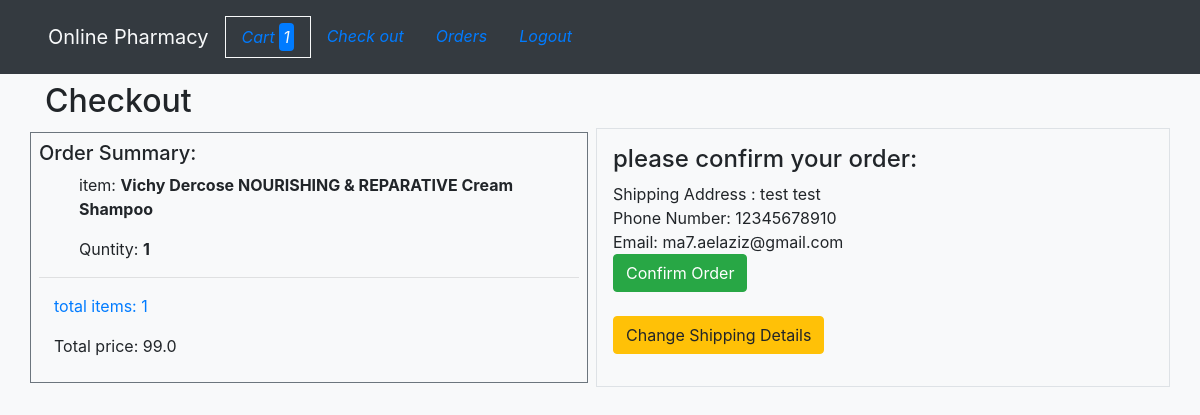
Before: /cart/check_out (signed in) with the older database file.
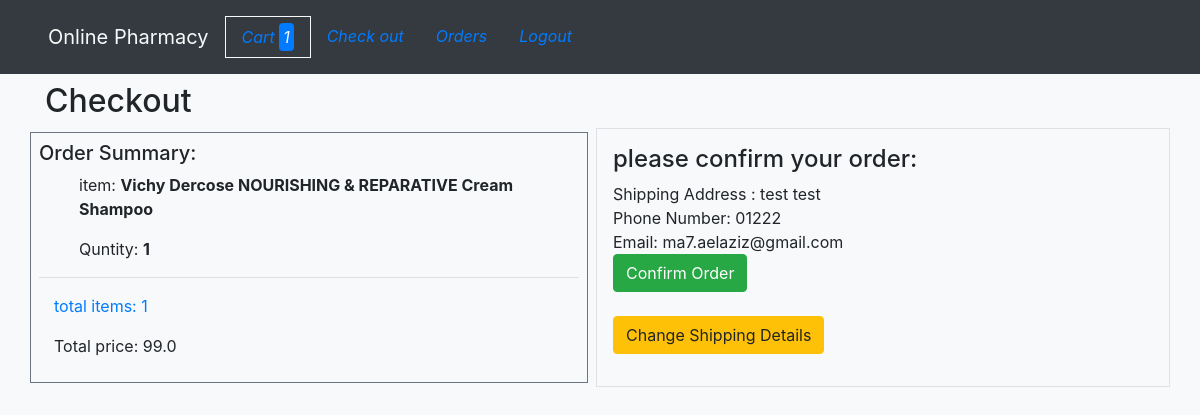
After: the same page with the newer database file.
### cart/models.py (models this page shows, shortened)
class Customr_details(models.Model):
    user = models.ForeignKey(User, on_delete=models.SET_NULL, null=True)
    address = models.CharField(max_length=500, blank=True)
    phone = models.CharField(max_length=20, blank=True)

### cart/views.py (the view)
# urls.py: path('check_out', views.check_out, name='check_out'),
@login_required()
def check_out(request):
    cart = Cart.objects.all().filter(
        user_id=request.user.id, is_ordered=False).first()
    user = User.objects.get(pk=request.user.id)
    customer = Customr_details.objects.filter(user=user).first()
    if request.method == 'POST':
        if 'email' in request.POST:
            user = User(email=request.POST['email'])
        order = Order(customer=customer, cart=cart,
                      total_price=cart.cart_price())
        order.save()
        cart.is_ordered = True
        cart.save()
        messages.success(request, 'Your order has been confirmed')
        return redirect('index')
    else:
        user = User.objects.get(id=request.user.id)
        customer = Customr_details.objects.filter(user=user).first()
        context = {
            'cart': cart,
            'customer': customer
        }
    return render(request, 'checkout.html', context)

### cart/models.py (called while the page is built)
    def cart_price(self):
        prices = []
        for c in self.order_item_set.all():
            prices.append(c.total_price())
        return sum(prices)

    def cart_count(self):
        return self.order_item_set.all().count()

    def total_price(self):
        return self.qty * self.item.price

### core/context_processors.py (called while the page is built)
def add_variable_to_context(request):
    session_cart = request.session.get('cart')
    if request.user.is_authenticated:
        user = request.user.id
        cart = Cart.objects.all().filter(user=user, is_ordered=False).first()
    else:
        cart = Cart.objects.all().filter(pk=session_cart).first()
    if cart:
        cart_count = cart.cart_count()
    else:
        cart_count = 0
    return {
        'test':'test',
        'count':cart_count
        }

### templates/checkout.html (shortened to what this page needs)
{% extends 'base.html' %}
{% block content %}
<div class="container">
    <h2>Checkout</h2>
<div class="row align-items-center">
    <div class="col-sm  border border-secondary p-2  ">
        <h5>Order Summary:</h5>
        {% for item in cart.order_item_set.all%}
        <ul>item: <strong>{{ item.item.name }}</strong></ul>
        <ul>Quntity: <strong>{{item.qty}} </strong></ul>
        <hr>
        {% endfor %}
        <div class="container">
       <p class="text-primary"> total items: {{count}}</p>
       <p> Total price: {{cart.cart_price}} </p> </div>
    </div>
    <div class="col-sm border ml-2 p-3 ">
        {% if customer %}
        <h4>please confirm your order:</h4>
        Shipping Address : {{customer.address}} <br>
        Phone Number: {{customer.phone}} <br>
        {% if user.email%}Email: {{user.email}}
        {% endif%}
        <form action="{% url 'check_out' %}" method="POST">
        <input  class="btn  btn-success" type="submit" value="Confirm Order">
        </form>
        <br>
        <p>
            <button class="btn btn-warning" type="button" data-toggle="collapse" data-target="#collapseExample" aria-expanded="false" aria-controls="collapseExample">
              Change Shipping Details
            </button>
          </p>
          {% endif %}
    </div>
</div>
</div>
{% endblock %}

Changed rows visible on the page:
changed Customr_details "test test": phone "12345678910" → "01222"
